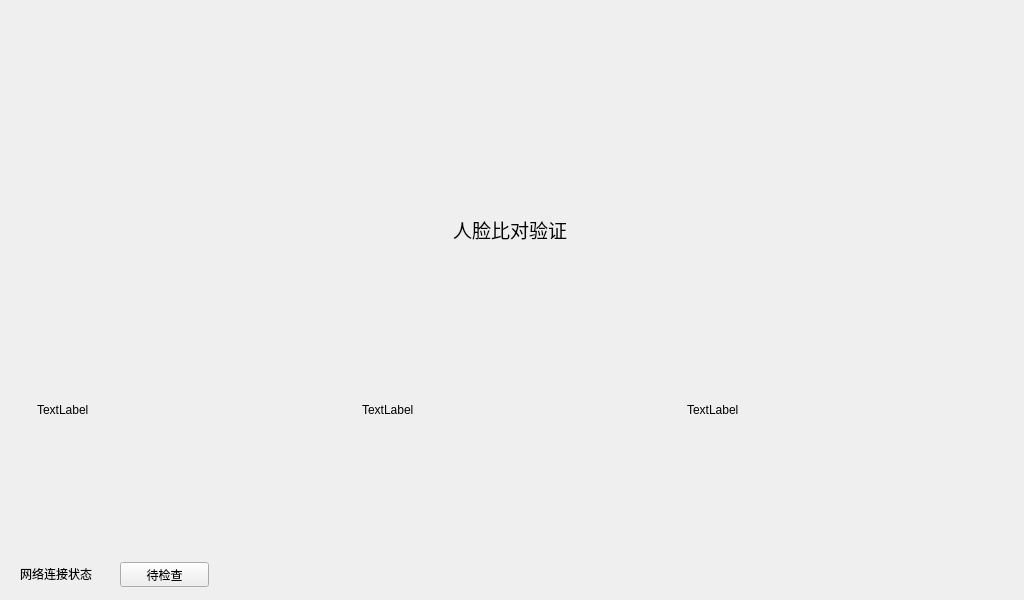
<?xml version="1.0" encoding="UTF-8"?>
<ui version="4.0">
 <class>bidui</class>
 <widget class="QWidget" name="bidui">
  <property name="geometry">
   <rect>
    <x>0</x>
    <y>0</y>
    <width>1024</width>
    <height>600</height>
   </rect>
  </property>
  <property name="windowTitle">
   <string>bidui</string>
  </property>
  <widget class="QLabel" name="label">
   <property name="geometry">
    <rect>
     <x>10</x>
     <y>10</y>
     <width>1000</width>
     <height>190</height>
    </rect>
   </property>
   <property name="text">
    <string>&lt;html&gt;&lt;head/&gt;&lt;body&gt;&lt;p&gt;&lt;img src=&quot;:/qrc/logo.png&quot;/&gt;&lt;/p&gt;&lt;/body&gt;&lt;/html&gt;</string>
   </property>
  </widget>
  <widget class="QLabel" name="label_2">
   <property name="geometry">
    <rect>
     <x>20</x>
     <y>565</y>
     <width>91</width>
     <height>17</height>
    </rect>
   </property>
   <property name="text">
    <string>网络连接状态</string>
   </property>
  </widget>
  <widget class="QPushButton" name="button2">
   <property name="geometry">
    <rect>
     <x>120</x>
     <y>562</y>
     <width>89</width>
     <height>25</height>
    </rect>
   </property>
   <property name="text">
    <string>待检查</string>
   </property>
  </widget>
  <widget class="QLabel" name="label_6">
   <property name="geometry">
    <rect>
     <x>10</x>
     <y>210</y>
     <width>1000</width>
     <height>40</height>
    </rect>
   </property>
   <property name="text">
    <string>&lt;html&gt;&lt;head/&gt;&lt;body&gt;&lt;p align=&quot;center&quot;&gt;&lt;span style=&quot; font-size:14pt;&quot;&gt;人脸比对验证&lt;/span&gt;&lt;/p&gt;&lt;/body&gt;&lt;/html&gt;</string>
   </property>
  </widget>
  <widget class="QLabel" name="label4">
   <property name="geometry">
    <rect>
     <x>362</x>
     <y>260</y>
     <width>300</width>
     <height>300</height>
    </rect>
   </property>
   <property name="text">
    <string>TextLabel</string>
   </property>
  </widget>
  <widget class="QLabel" name="label3">
   <property name="geometry">
    <rect>
     <x>37</x>
     <y>260</y>
     <width>300</width>
     <height>300</height>
    </rect>
   </property>
   <property name="text">
    <string>TextLabel</string>
   </property>
  </widget>
  <widget class="QLabel" name="label5">
   <property name="geometry">
    <rect>
     <x>687</x>
     <y>260</y>
     <width>300</width>
     <height>300</height>
    </rect>
   </property>
   <property name="text">
    <string>TextLabel</string>
   </property>
  </widget>
 </widget>
 <layoutdefault spacing="6" margin="11"/>
 <resources/>
 <connections/>
</ui>
